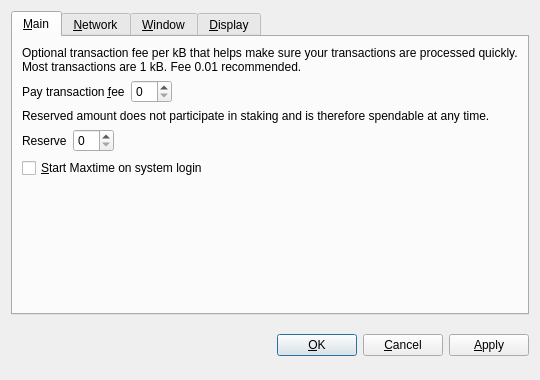
<?xml version="1.0" encoding="UTF-8"?>
<ui version="4.0">
 <class>OptionsDialog</class>
 <widget class="QDialog" name="OptionsDialog">
  <property name="geometry">
   <rect>
    <x>0</x>
    <y>0</y>
    <width>540</width>
    <height>380</height>
   </rect>
  </property>
  <property name="windowTitle">
   <string>Options</string>
  </property>
  <property name="modal">
   <bool>true</bool>
  </property>
  <layout class="QVBoxLayout" name="verticalLayout">
   <item>
    <widget class="QTabWidget" name="tabWidget">
     <property name="tabPosition">
      <enum>QTabWidget::North</enum>
     </property>
     <property name="currentIndex">
      <number>0</number>
     </property>
     <widget class="QWidget" name="tabMain">
      <attribute name="title">
       <string>&amp;Main</string>
      </attribute>
      <layout class="QVBoxLayout" name="verticalLayout_Main">
       <item>
        <widget class="QLabel" name="transactionFeeInfoLabel">
         <property name="text">
          <string>Optional transaction fee per kB that helps make sure your transactions are processed quickly. Most transactions are 1 kB. Fee 0.01 recommended.</string>
         </property>
         <property name="textFormat">
          <enum>Qt::PlainText</enum>
         </property>
         <property name="wordWrap">
          <bool>true</bool>
         </property>
        </widget>
       </item>
       <item>
        <layout class="QHBoxLayout" name="horizontalLayoutFee">
         <item>
          <widget class="QLabel" name="transactionFeeLabel">
           <property name="text">
            <string>Pay transaction &amp;fee</string>
           </property>
           <property name="textFormat">
            <enum>Qt::PlainText</enum>
           </property>
           <property name="buddy">
            <cstring>transactionFee</cstring>
           </property>
          </widget>
         </item>
         <item>
          <widget class="BitcoinAmountField" name="transactionFee"/>
         </item>
         <item>
          <spacer name="horizontalSpacerFee">
           <property name="orientation">
            <enum>Qt::Horizontal</enum>
           </property>
           <property name="sizeHint" stdset="0">
            <size>
             <width>40</width>
             <height>20</height>
            </size>
           </property>
          </spacer>
         </item>
        </layout>
       </item>
       <item>
        <widget class="QLabel" name="reserveBalanceInfoLabel">
         <property name="text">
          <string>Reserved amount does not participate in staking and is therefore spendable at any time.</string>
         </property>
         <property name="textFormat">
          <enum>Qt::PlainText</enum>
         </property>
         <property name="wordWrap">
          <bool>true</bool>
         </property>
        </widget>
       </item>
       <item>
        <layout class="QHBoxLayout" name="horizontalLayoutReserveBalance">
         <item>
          <widget class="QLabel" name="reserveBalanceLabel">
           <property name="text">
            <string>Reserve</string>
           </property>
           <property name="textFormat">
            <enum>Qt::PlainText</enum>
           </property>
           <property name="buddy">
            <cstring>reserveBalance</cstring>
           </property>
          </widget>
         </item>
         <item>
          <widget class="BitcoinAmountField" name="reserveBalance"/>
         </item>
         <item>
          <spacer name="horizontalSpacerReserveBalance">
           <property name="orientation">
            <enum>Qt::Horizontal</enum>
           </property>
           <property name="sizeHint" stdset="0">
            <size>
             <width>40</width>
             <height>20</height>
            </size>
           </property>
          </spacer>
         </item>
        </layout>
       </item>
       <item>
        <widget class="QCheckBox" name="bitcoinAtStartup">
         <property name="toolTip">
          <string>Automatically start Maxtime after logging in to the system.</string>
         </property>
         <property name="text">
          <string>&amp;Start Maxtime on system login</string>
         </property>
        </widget>
       </item>
       <item>
        <spacer name="verticalSpacer_Main">
         <property name="orientation">
          <enum>Qt::Vertical</enum>
         </property>
         <property name="sizeHint" stdset="0">
          <size>
           <width>20</width>
           <height>40</height>
          </size>
         </property>
        </spacer>
       </item>
      </layout>
     </widget>
     <widget class="QWidget" name="tabNetwork">
      <attribute name="title">
       <string>&amp;Network</string>
      </attribute>
      <layout class="QVBoxLayout" name="verticalLayout_Network">
       <item>
        <widget class="QCheckBox" name="mapPortUpnp">
         <property name="toolTip">
          <string>Automatically open the Maxtime client port on the router. This only works when your router supports UPnP and it is enabled.</string>
         </property>
         <property name="text">
          <string>Map port using &amp;UPnP</string>
         </property>
        </widget>
       </item>
       <item>
        <widget class="QCheckBox" name="connectSocks">
         <property name="toolTip">
          <string>Connect to the Maxtime network through a SOCKS proxy (e.g. when connecting through Tor).</string>
         </property>
         <property name="text">
          <string>&amp;Connect through SOCKS proxy:</string>
         </property>
        </widget>
       </item>
       <item>
        <layout class="QHBoxLayout" name="horizontalLayout_Network">
         <item>
          <widget class="QLabel" name="proxyIpLabel">
           <property name="text">
            <string>Proxy &amp;IP:</string>
           </property>
           <property name="textFormat">
            <enum>Qt::PlainText</enum>
           </property>
           <property name="buddy">
            <cstring>proxyIp</cstring>
           </property>
          </widget>
         </item>
         <item>
          <widget class="QValidatedLineEdit" name="proxyIp">
           <property name="maximumSize">
            <size>
             <width>140</width>
             <height>16777215</height>
            </size>
           </property>
           <property name="toolTip">
            <string>IP address of the proxy (e.g. 127.0.0.1)</string>
           </property>
          </widget>
         </item>
         <item>
          <widget class="QLabel" name="proxyPortLabel">
           <property name="text">
            <string>&amp;Port:</string>
           </property>
           <property name="textFormat">
            <enum>Qt::PlainText</enum>
           </property>
           <property name="buddy">
            <cstring>proxyPort</cstring>
           </property>
          </widget>
         </item>
         <item>
          <widget class="QLineEdit" name="proxyPort">
           <property name="maximumSize">
            <size>
             <width>55</width>
             <height>16777215</height>
            </size>
           </property>
           <property name="toolTip">
            <string>Port of the proxy (e.g. 9050)</string>
           </property>
          </widget>
         </item>
         <item>
          <widget class="QLabel" name="socksVersionLabel">
           <property name="text">
            <string>SOCKS &amp;Version:</string>
           </property>
           <property name="textFormat">
            <enum>Qt::PlainText</enum>
           </property>
           <property name="buddy">
            <cstring>socksVersion</cstring>
           </property>
          </widget>
         </item>
         <item>
          <widget class="QValueComboBox" name="socksVersion">
           <property name="toolTip">
            <string>SOCKS version of the proxy (e.g. 5)</string>
           </property>
          </widget>
         </item>
         <item>
          <spacer name="horizontalSpacer_Network">
           <property name="orientation">
            <enum>Qt::Horizontal</enum>
           </property>
           <property name="sizeHint" stdset="0">
            <size>
             <width>40</width>
             <height>20</height>
            </size>
           </property>
          </spacer>
         </item>
        </layout>
       </item>
       <item>
        <spacer name="verticalSpacer_Network">
         <property name="orientation">
          <enum>Qt::Vertical</enum>
         </property>
         <property name="sizeHint" stdset="0">
          <size>
           <width>20</width>
           <height>40</height>
          </size>
         </property>
        </spacer>
       </item>
      </layout>
     </widget>
     <widget class="QWidget" name="tabWindow">
      <attribute name="title">
       <string>&amp;Window</string>
      </attribute>
      <layout class="QVBoxLayout" name="verticalLayout_Window">
       <item>
        <widget class="QCheckBox" name="minimizeToTray">
         <property name="toolTip">
          <string>Show only a tray icon after minimizing the window.</string>
         </property>
         <property name="text">
          <string>&amp;Minimize to the tray instead of the taskbar</string>
         </property>
        </widget>
       </item>
       <item>
        <widget class="QCheckBox" name="minimizeOnClose">
         <property name="toolTip">
          <string>Minimize instead of exit the application when the window is closed. When this option is enabled, the application will be closed only after selecting Quit in the menu.</string>
         </property>
         <property name="text">
          <string>M&amp;inimize on close</string>
         </property>
        </widget>
       </item>
       <item>
        <spacer name="verticalSpacer_Window">
         <property name="orientation">
          <enum>Qt::Vertical</enum>
         </property>
         <property name="sizeHint" stdset="0">
          <size>
           <width>20</width>
           <height>40</height>
          </size>
         </property>
        </spacer>
       </item>
      </layout>
     </widget>
     <widget class="QWidget" name="tabDisplay">
      <attribute name="title">
       <string>&amp;Display</string>
      </attribute>
      <layout class="QVBoxLayout" name="verticalLayout_Display">
       <item>
        <layout class="QHBoxLayout" name="horizontalLayout_1_Display">
         <item>
          <widget class="QLabel" name="langLabel">
           <property name="text">
            <string>User Interface &amp;language:</string>
           </property>
           <property name="textFormat">
            <enum>Qt::PlainText</enum>
           </property>
           <property name="buddy">
            <cstring>lang</cstring>
           </property>
          </widget>
         </item>
         <item>
          <widget class="QValueComboBox" name="lang">
           <property name="toolTip">
            <string>The user interface language can be set here. This setting will take effect after restarting Maxtime.</string>
           </property>
          </widget>
         </item>
        </layout>
       </item>
       <item>
        <layout class="QHBoxLayout" name="horizontalLayout_2_Display">
         <item>
          <widget class="QLabel" name="unitLabel">
           <property name="text">
            <string>&amp;Unit to show amounts in:</string>
           </property>
           <property name="textFormat">
            <enum>Qt::PlainText</enum>
           </property>
           <property name="buddy">
            <cstring>unit</cstring>
           </property>
          </widget>
         </item>
         <item>
          <widget class="QValueComboBox" name="unit">
           <property name="toolTip">
            <string>Choose the default subdivision unit to show in the interface and when sending coins.</string>
           </property>
          </widget>
         </item>
        </layout>
       </item>
       <item>
        <widget class="QCheckBox" name="displayAddresses">
         <property name="toolTip">
          <string>Whether to show Maxtime addresses in the transaction list or not.</string>
         </property>
         <property name="text">
          <string>&amp;Display addresses in transaction list</string>
         </property>
        </widget>
       </item>
       <item>
        <widget class="QCheckBox" name="coinControlFeatures">
         <property name="toolTip">
          <string>Whether to show coin control features or not.</string>
         </property>
         <property name="text">
          <string>Display coin &amp;control features (experts only!)</string>
         </property>
        </widget>
       </item>
       <item>
        <spacer name="verticalSpacer_Display">
         <property name="orientation">
          <enum>Qt::Vertical</enum>
         </property>
         <property name="sizeHint" stdset="0">
          <size>
           <width>20</width>
           <height>40</height>
          </size>
         </property>
        </spacer>
       </item>
      </layout>
     </widget>
    </widget>
   </item>
   <item>
    <layout class="QHBoxLayout" name="horizontalLayout_Buttons">
     <item>
      <spacer name="horizontalSpacer_1">
       <property name="orientation">
        <enum>Qt::Horizontal</enum>
       </property>
       <property name="sizeHint" stdset="0">
        <size>
         <width>40</width>
         <height>48</height>
        </size>
       </property>
      </spacer>
     </item>
     <item>
      <widget class="QLabel" name="statusLabel">
       <property name="font">
        <font>
         <weight>75</weight>
         <bold>true</bold>
        </font>
       </property>
       <property name="text">
        <string/>
       </property>
       <property name="textFormat">
        <enum>Qt::PlainText</enum>
       </property>
       <property name="wordWrap">
        <bool>true</bool>
       </property>
      </widget>
     </item>
     <item>
      <spacer name="horizontalSpacer_2">
       <property name="orientation">
        <enum>Qt::Horizontal</enum>
       </property>
       <property name="sizeHint" stdset="0">
        <size>
         <width>40</width>
         <height>48</height>
        </size>
       </property>
      </spacer>
     </item>
     <item>
      <widget class="QPushButton" name="okButton">
       <property name="text">
        <string>&amp;OK</string>
       </property>
      </widget>
     </item>
     <item>
      <widget class="QPushButton" name="cancelButton">
       <property name="text">
        <string>&amp;Cancel</string>
       </property>
       <property name="autoDefault">
        <bool>false</bool>
       </property>
      </widget>
     </item>
     <item>
      <widget class="QPushButton" name="applyButton">
       <property name="text">
        <string>&amp;Apply</string>
       </property>
       <property name="autoDefault">
        <bool>false</bool>
       </property>
      </widget>
     </item>
    </layout>
   </item>
  </layout>
 </widget>
 <customwidgets>
  <customwidget>
   <class>BitcoinAmountField</class>
   <extends>QSpinBox</extends>
   <header>bitcoinamountfield.h</header>
  </customwidget>
  <customwidget>
   <class>QValueComboBox</class>
   <extends>QComboBox</extends>
   <header>qvaluecombobox.h</header>
  </customwidget>
  <customwidget>
   <class>QValidatedLineEdit</class>
   <extends>QLineEdit</extends>
   <header>qvalidatedlineedit.h</header>
  </customwidget>
 </customwidgets>
 <resources/>
 <connections/>
</ui>
